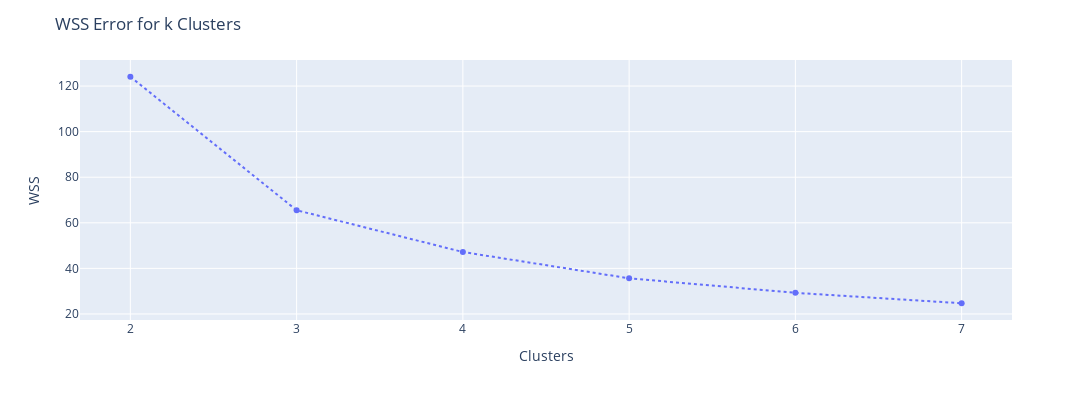

The notebook cell this image was saved under:
### Markdown cell above
## 7.1. Within-Cluster Sum of Square <a id='within_cluster'></a>

### Code cell
wss = []

for k in clusters:
    # model definition
    kmeans = KMeans(init = 'random', n_clusters = k, n_init = 10, max_iter = 300, random_state = 42)
    
    # model training
    kmeans.fit(X)
    
    # validation
    wss.append(kmeans.inertia_)
    
# plot wss - Elbow Method
fig = px.line(x=clusters, y=wss, markers = True, width=1200, height=400)
fig.update_layout(title='WSS Error for k Clusters',
                  xaxis_title="Clusters",
                  yaxis_title="WSS")
fig.update_traces(patch={"line": {"dash": 'dot'}}) 
fig.show()

### Figure 1 — Plotly figure (JSON) as saved in the notebook; plotly's stock layout.template omitted (floating-point values rounded to 4 significant figures)
{"data": [{"hovertemplate": "x=%{x}<br>y=%{y}<extra></extra>", "legendgroup": "", "line": {"color": "#636efa", "dash": "dot"}, "marker": {"symbol": "circle"}, "mode": "markers+lines", "name": "", "orientation": "v", "showlegend": false, "type": "scatter", "x": [2, 3, 4, 5, 6, 7], "xaxis": "x", "y": [124.1, 65.51, 47.19, 35.63, 29.27, 24.69], "yaxis": "y"}], "layout": {"height": 400, "legend": {"tracegroupgap": 0}, "margin": {"t": 60}, "title": {"text": "WSS Error for k Clusters"}, "width": 1200, "xaxis": {"anchor": "y", "autorange": true, "domain": [0, 1], "range": [1.7, 7.3], "title": {"text": "Clusters"}, "type": "linear"}, "yaxis": {"anchor": "x", "autorange": true, "domain": [0, 1], "range": [17.34, 131.4], "title": {"text": "WSS"}, "type": "linear"}}}
